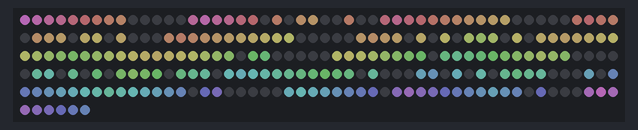
Bench run of a sketch on a simulated Arduino Uno, built with avr-gcc and run on an emulated ATmega328P. On the bench: 256 RGB LEDs in strip order, left to right, continuing on the next row. Dim RGB values are drawn brighter than linear.

Above: at 0.1 s.

The sketch:

RGB_8x32_matrix.ino
```cpp
// ===============================================
// LED Matrix Studio "NeoPixel" template
//
// Works with many RGB 8x32 displays
// (common to eBay)
//
// Render a single frame of colour data.
// LED Matrix Studio, new RGB, 8x32.
//
// Use the Export Code option
//
// maximumoctopus.com
// maximumoctopus.com/electronics/builder.htm
//
// based on the Adafruit Neopixel demo code
// ===============================================
// 256 <- should say 256

#include <Adafruit_NeoPixel.h>

#define PIN 6

uint32_t ledarray[] = {
                   0x00FE91FF, 0x00FE91EA, 0x00FE91D3, 0x00FF91C1, 0x00FF91A7, 0x00FF9199, 0x00FF9E91, 0x00FFAB91,
                   0x00FFB691, 0x00000000, 0x00000000, 0x00000000, 0x00000000, 0x00000000, 0x00FE91D3, 0x00FE91EA,
                   0x00FE91D3, 0x00FF91C1, 0x00FF91A7, 0x00FF9199, 0x00000000, 0x00FFAB91, 0x00000000, 0x00FFC391,
                   0x00FFCE91, 0x00000000, 0x00000000, 0x00FFAB91, 0x00000000, 0x00000000, 0x00FF91A7, 0x00FF91C1,
                   0x00FF91A7, 0x00FF9199, 0x00FF9E91, 0x00FFAB91, 0x00FFB691, 0x00FFC391, 0x00FFCE91, 0x00FFD891,
                   0x00FFE091, 0x00000000, 0x00000000, 0x00000000, 0x00000000, 0x00000000, 0x00FF9E91, 0x00FF9199,
                   0x00FF9E91, 0x00FFAB91, 0x00000000, 0x00FFC391, 0x00FFCE91, 0x00FFD891, 0x00000000, 0x00FFE891,
                   0x00FFF091, 0x00000000, 0x00FFE091, 0x00000000, 0x00000000, 0x00000000, 0x00FFB691, 0x00FFAB91,
                   0x00FFB691, 0x00FFC391, 0x00FFCE91, 0x00FFD891, 0x00FFE091, 0x00FFE891, 0x00FFF091, 0x00FFF891,
                   0x00F8FE91, 0x00000000, 0x00000000, 0x00000000, 0x00000000, 0x00000000, 0x00FFCE91, 0x00FFC391,
                   0x00FFCE91, 0x00FFD891, 0x00000000, 0x00FFE891, 0x00000000, 0x00FFF891, 0x00000000, 0x00E3FE91,
                   0x00CFFE91, 0x00E3FE91, 0x00000000, 0x00FFF891, 0x00000000, 0x00FFE891, 0x00FFE091, 0x00FFD891,
                   0x00FFE091, 0x00FFE891, 0x00FFF091, 0x00FFF891, 0x00F8FE91, 0x00E3FE91, 0x00CFFE91, 0x00BBFF91,
                   0x00A7FF91, 0x00BBFF91, 0x00CFFE91, 0x00E3FE91, 0x00F8FE91, 0x00FFF891, 0x00FFF091, 0x00FFE891,
                   0x00FFF091, 0x00FFF891, 0x00F8FE91, 0x00E3FE91, 0x00CFFE91, 0x00BBFF91, 0x00000000, 0x0092FF91,
                   0x0091FFA2, 0x00000000, 0x00000000, 0x00000000, 0x00000000, 0x00000000, 0x00F8FE91, 0x00FFF891,
                   0x00F8FE91, 0x00E3FE91, 0x00CFFE91, 0x00BBFF91, 0x00A7FF91, 0x0092FF91, 0x00000000, 0x0091FFB4,
                   0x0091FFC6, 0x0091FFB4, 0x0091FFA2, 0x0092FF91, 0x00A7FF91, 0x00BBFF91, 0x00CFFE91, 0x00E3FE91,
                   0x00CFFE91, 0x00BBFF91, 0x00000000, 0x00000000, 0x00000000, 0x00000000, 0x00000000, 0x0091FFD7,
                   0x0091FFE9, 0x00000000, 0x0091FFC6, 0x00000000, 0x0091FFA2, 0x00000000, 0x00A7FF91, 0x00BBFF91,
                   0x00A7FF91, 0x0092FF91, 0x00000000, 0x0091FFB4, 0x0091FFC6, 0x0091FFD7, 0x00000000, 0x0091FFFA,
                   0x0091F0FE, 0x0091FFFA, 0x0091FFE9, 0x0091FFD7, 0x0091FFC6, 0x0091FFB4, 0x0091FFA2, 0x0092FF91,
                   0x0091FFA2, 0x0091FFB4, 0x00000000, 0x0091FFD7, 0x00000000, 0x00000000, 0x00000000, 0x0091DEFE,
                   0x0091CCFE, 0x00000000, 0x0091F0FE, 0x00000000, 0x0091FFE9, 0x00000000, 0x0091FFC6, 0x0091FFB4,
                   0x0091FFC6, 0x0091FFD7, 0x00000000, 0x00000000, 0x00000000, 0x0091DEFE, 0x00000000, 0x0091B9FF,
                   0x0091A7FF, 0x0091B9FF, 0x0091CCFE, 0x0091DEFE, 0x0091F0FE, 0x0091FFFA, 0x0091FFE9, 0x0091FFD7,
                   0x0091FFE9, 0x0091FFFA, 0x0091F0FE, 0x0091DEFE, 0x0091CCFE, 0x0091B9FF, 0x00000000, 0x009194FF,
                   0x00A793FF, 0x00000000, 0x00000000, 0x00000000, 0x00000000, 0x00000000, 0x0091F0FE, 0x0091FFFA,
                   0x0091F0FE, 0x0091DEFE, 0x0091CCFE, 0x0091B9FF, 0x0091A7FF, 0x009194FF, 0x00000000, 0x00BC93FF,
                   0x00D392FF, 0x00BC93FF, 0x00A793FF, 0x009194FF, 0x0091A7FF, 0x0091B9FF, 0x0091CCFE, 0x0091DEFE,
                   0x0091CCFE, 0x0091B9FF, 0x00000000, 0x009194FF, 0x00000000, 0x00000000, 0x00000000, 0x00E892FF,
                   0x00FE91FF, 0x00E892FF, 0x00D392FF, 0x00BC93FF, 0x00A793FF, 0x009194FF, 0x0091A7FF, 0x0091B9FF,
                   };


// Parameter 1 = number of pixels in strip
// Parameter 2 = pin number (most are valid)
// Parameter 3 = pixel type flags, add together as needed:
//   NEO_KHZ800  800 KHz bitstream (most NeoPixel products w/WS2812 LEDs)
//   NEO_KHZ400  400 KHz (classic 'v1' (not v2) FLORA pixels, WS2811 drivers)
//   NEO_GRB     Pixels are wired for GRB bitstream (most NeoPixel products)
//   NEO_RGB     Pixels are wired for RGB bitstream (v1 FLORA pixels, not v2)
Adafruit_NeoPixel strip = Adafruit_NeoPixel(256, PIN, NEO_GRB + NEO_KHZ800);

void setup()
{
  strip.begin();
  strip.setBrightness(64);
  strip.show();   // Initialize all pixels to 'off'

  RenderFrame();
}

void loop()
{
  // nothing needed here :(
  delay(1000);

  RenderFrame();
}

void RenderFrame()
{
  for (uint16_t t = 0; t < 256; t++)
  {
    strip.setPixelColor(t, ledarray[t]);
  }

  strip.show();
}
```
